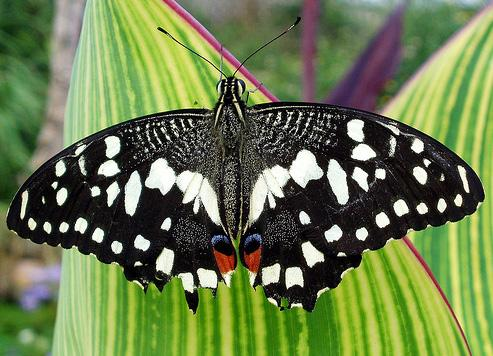
#> input picture course/butterfly.jpg, 493 x 356 px
$ python 2_TypesAndColorChannels.py
#> lines starting #> are read from the running program, lines starting #| are printed output that depends on the picture
import numpy as np
import cv2 as cv

color = cv.imread("butterfly.jpg", 1)
#> color is the input picture: shape (356, 493, 3); mean B, G, R 77.2, 123.6, 107
cv.imshow("Image", color)
cv.moveWindow("Image", 0, 0)
print(color.shape)
#| (356, 493, 3)
height, width, channels = color.shape
#> height = 356; width = 493; channels = 3


b, g, r = cv.split(color)
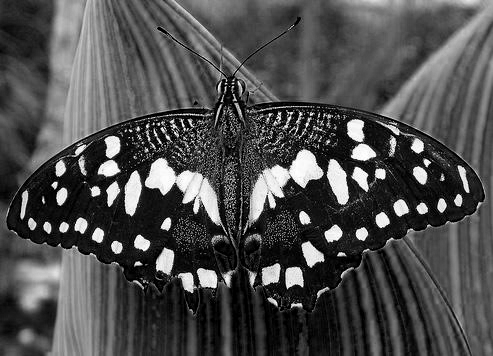
#> b: shape (356, 493); min 0, max 255, mean 77.2
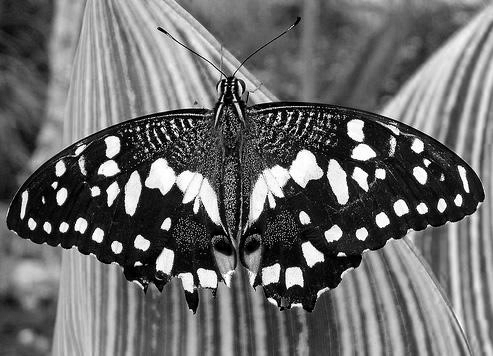
#> r: shape (356, 493); min 0, max 255, mean 107

rgb_split = np.empty([height,width*3,3], "uint8")  # Creates an initialized array

rgb_split[:, 0:width] = cv.merge([b,b,b])
rgb_split[:, width:width*2] = cv.merge([g,g,g])
rgb_split[:, width*2:width*3] = cv.merge([r,r,r])
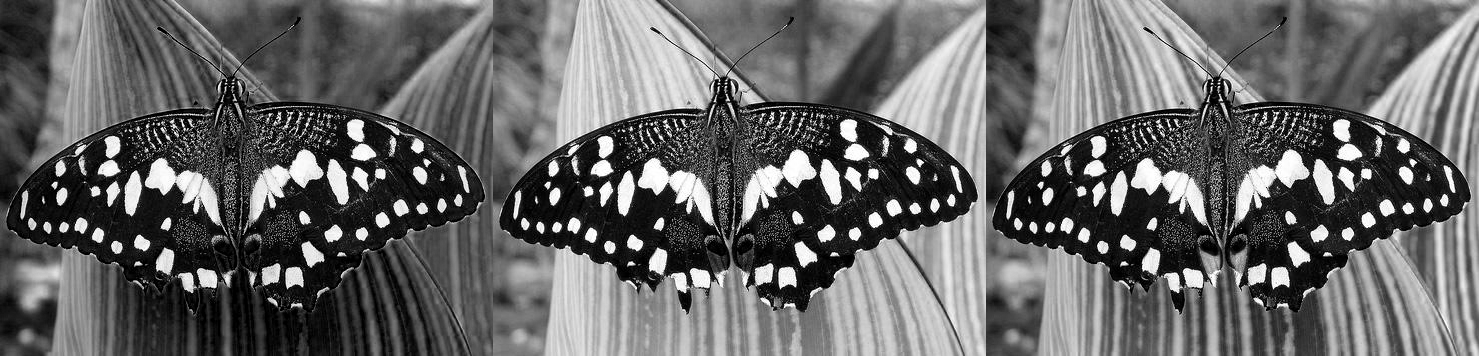
#> rgb_split: shape (356, 1479, 3); min 0, max 255, mean 102.6

cv.imshow("rgb channels", rgb_split)
cv.moveWindow("rgb channels", width, 0)


hsv = cv.cvtColor(color, cv.COLOR_BGR2HSV)      #rgb to hsv
#> hsv: shape (356, 493, 3); mean H, S, V 56.2, 104.6, 127.3
h,s,v = cv.split(hsv)
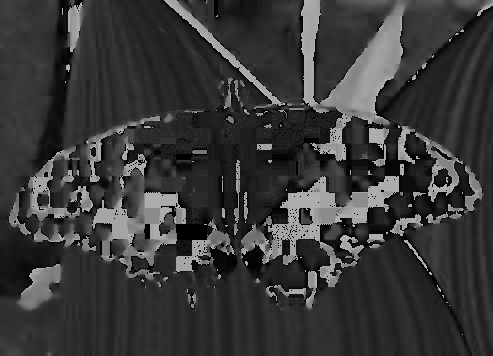
#> h: shape (356, 493); min 0, max 179, mean 56.2
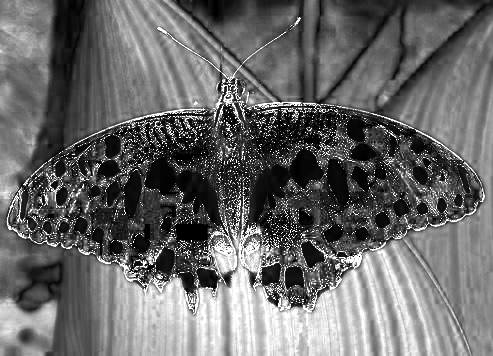
#> s: shape (356, 493); min 0, max 255, mean 104.6
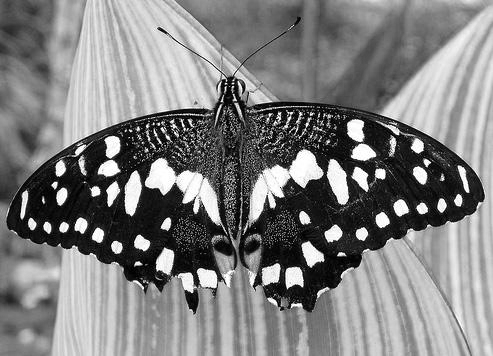
#> v: shape (356, 493); min 0, max 255, mean 127.3
hsv_split = np.concatenate((h,s,v), axis=1)     #Makes the same as before but more efficient, axis=1 is telling numpy to set images side-by-side
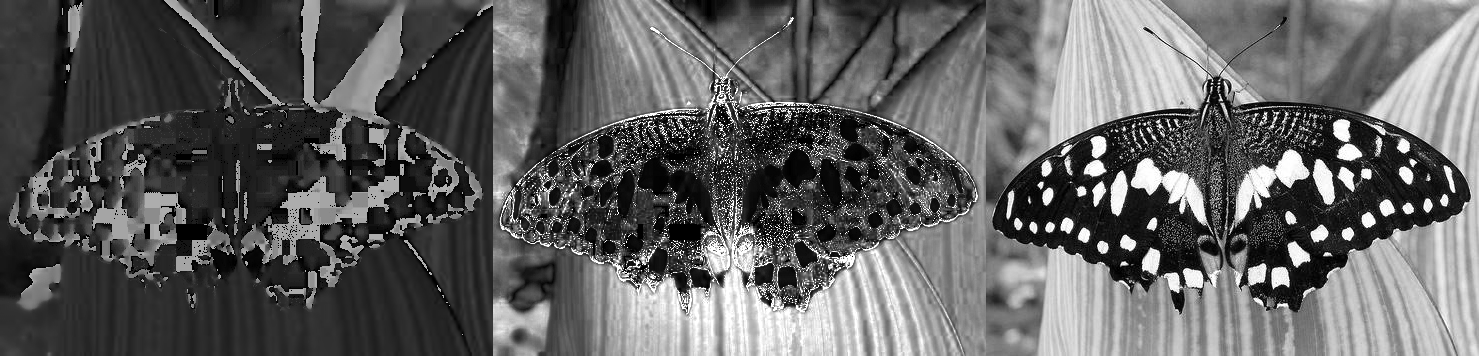
#> hsv_split: shape (356, 1479); min 0, max 255, mean 96
cv.imshow("hsv channels", hsv_split)
cv.moveWindow("hsv channels", width, height)


cv.waitKey(0)
cv.destroyAllWindows()

$ run again, with course/players.jpg copied over course/butterfly.jpg
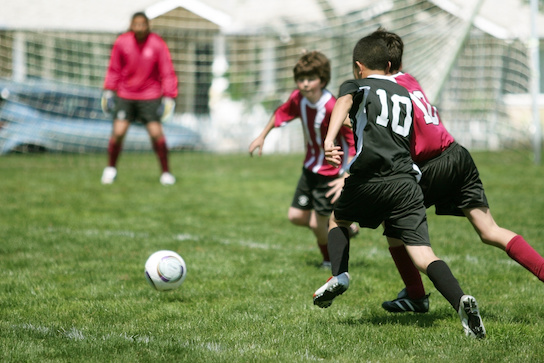
#> input picture course/players.jpg, 544 x 363 px
#> color is the input picture: shape (363, 544, 3); mean B, G, R 103.7, 137.8, 129.6
#| (363, 544, 3)
#> hsv: shape (363, 544, 3); mean H, S, V 49.7, 90.3, 144.7
#> `h,s,v = cv.split(hsv)`:
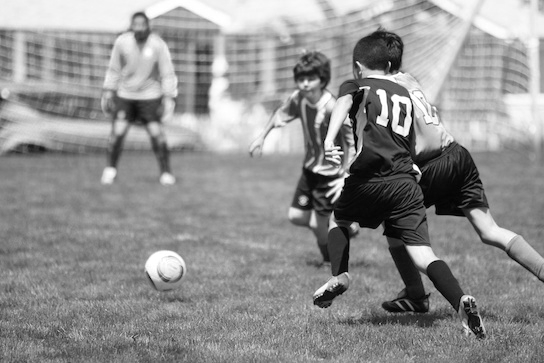
#> v: shape (363, 544); min 0, max 255, mean 144.7
#> `hsv_split = np.concatenate((h,s,v), axis=1)`:
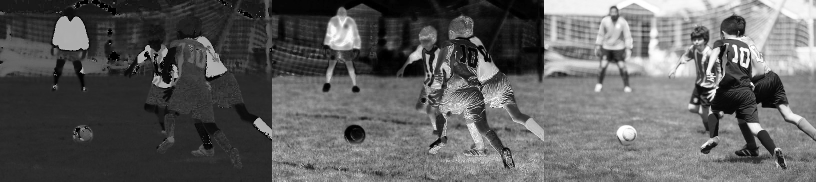
#> hsv_split: shape (363, 1632) (shown at 1/2 size); min 0, max 255, mean 94.9

$ run again, with course/tomatoes.jpg copied over course/butterfly.jpg
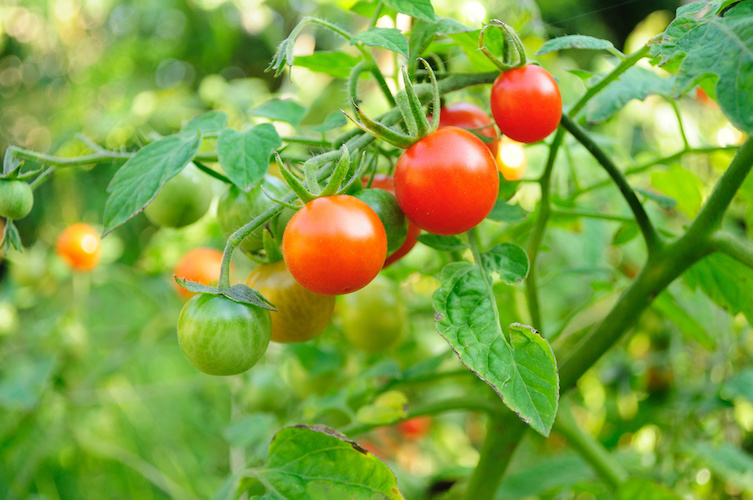
#> input picture course/tomatoes.jpg, 753 x 500 px
#> color is the input picture: shape (500, 753, 3); mean B, G, R 64.5, 161.1, 127.4
#| (500, 753, 3)
#> hsv: shape (500, 753, 3); mean H, S, V 42.7, 166.4, 171.1
#> `hsv_split = np.concatenate((h,s,v), axis=1)`:
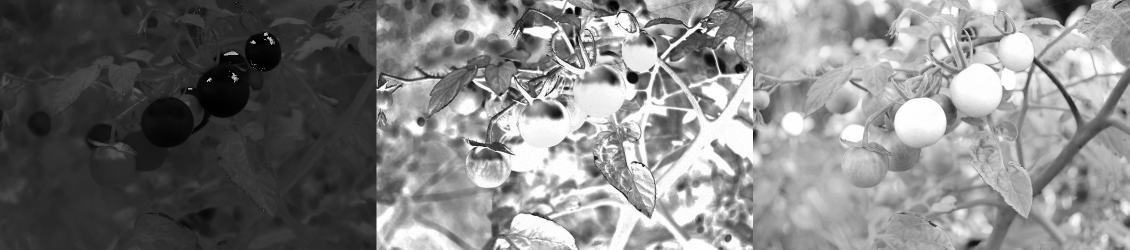
#> hsv_split: shape (500, 2259) (shown at 1/2 size); min 0, max 255, mean 126.7
